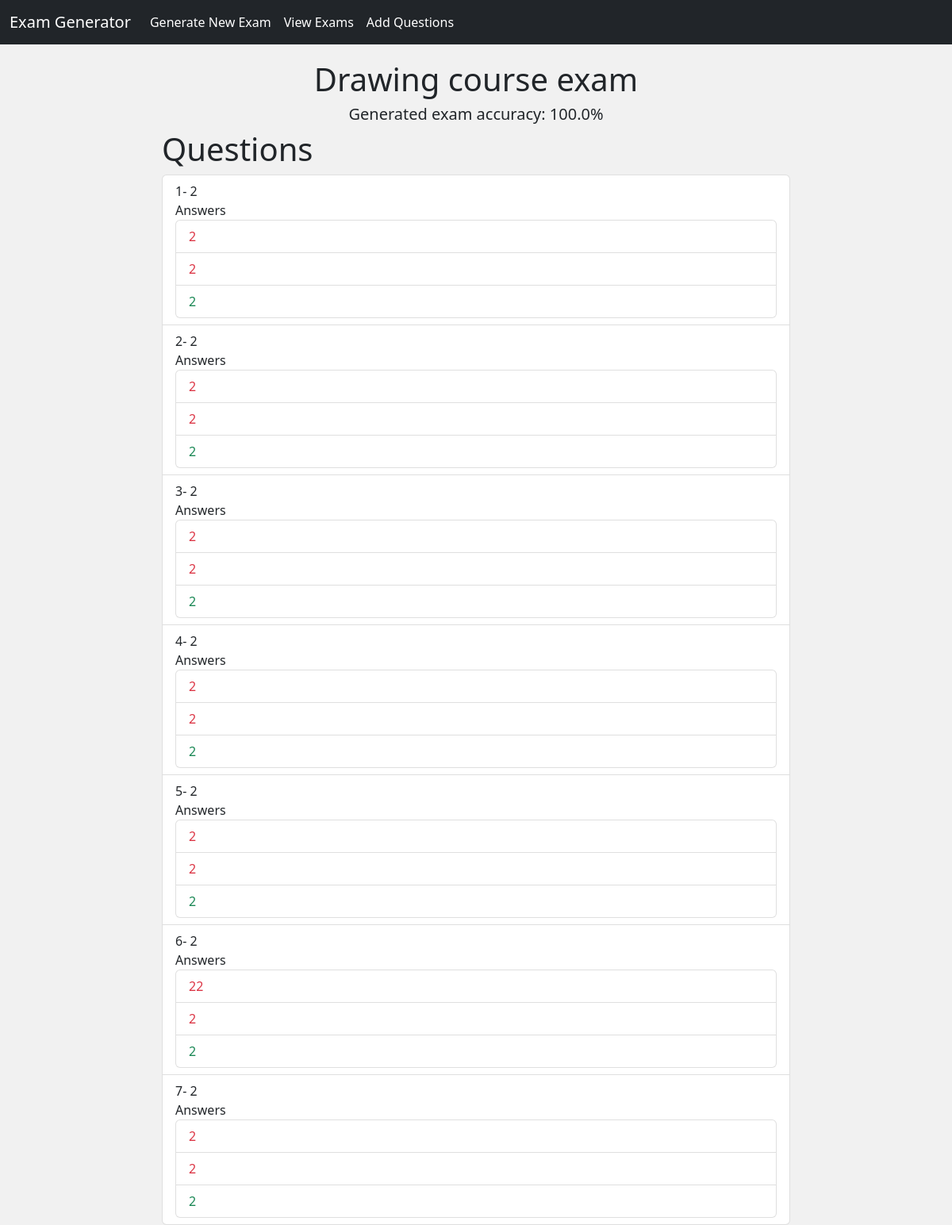
Page /exam_instance/2/ on the committed database.
### examAPI/models.py (models this page shows, shortened)
class Exam(models.Model):
    course = models.ForeignKey("Course", on_delete=models.CASCADE,related_name='exams')
    questions = models.ManyToManyField("Question",blank=True)
    accuracy = models.FloatField(default=100.00)

class Course(models.Model):
    name = models.CharField(max_length=50)
    teacher = models.ForeignKey("Teacher", on_delete=models.CASCADE,related_name='courses')
    def __str__(self):
        return self.name

class Question(models.Model):
    difficulty_choices = [
        ('difficult','difficult'),
        ('easy','easy')
    ]
    objective_choices = [
        ('reminding','reminding'),
        ('understanding','understanding'),
        ('creativity','creativity')
    ]
    chapter = models.ForeignKey("Chapter", on_delete=models.CASCADE,related_name='questions')
    difficulty = models.CharField(max_length=10,choices= difficulty_choices)
    objective = models.CharField(max_length=15,choices= objective_choices)
    content = models.CharField( max_length=250)
    wrongAnswer1 = models.CharField(max_length=250)
    wrongAnswer2 = models.CharField(max_length=250)
    rightAnswer = models.CharField(max_length=250)

### examAPI/views.py (the view)
# urls.py: path('exam_instance/<int:id>/',ExamDetailView,name='exam_instance'),
def ExamDetailView(request,id):
    if request.method == "GET":
        exam = Exam.objects.get(id=id)
        return render(request,'examAPI/exam_instance.html',{
            "exam":exam
        })
    if request.method == "POST":
        return

### examAPI/templates/examAPI/exam_instance.html (shortened to what this page needs)
{% extends 'examAPI/layout.html' %} {% block body %}
<div class="row">
	<div class="col-md-2"></div>
	<div class="col-md-8">
		<h1 style="text-align: center;">{{exam.course}} course exam</h1>
		<h5 style="text-align: center;">Generated exam accuracy: {{exam.accuracy}}%</h1>
		<h1>Questions</h1>
		<ul class="list-group">
			{% for question in exam.questions.all %}
			<li class="list-group-item">
				{{forloop.counter}}- {{question.content}}
				<br />
				Answers
				<ul class="list-group">
					<li class="list-group-item text-danger">{{question.wrongAnswer1}}</li>
					<li class="list-group-item text-danger">{{question.wrongAnswer2}}</li>
					<li class="list-group-item text-success">{{question.rightAnswer}}</li>
				</ul>
			</li>
			{% endfor %}
		</ul>
	</div>
	<div class="col-md-2"></div>
	{% endblock body %}

### examAPI/static/examAPI/css/style.css (style rules this page uses)
body { height: 100vh; width: 100vw; background: #f1f1f1; padding-bottom: 16px; }

### rows in the picture
Exam: course "Drawing", accuracy "100.0"
Question: content "2", wrongAnswer1 "2", wrongAnswer2 "2", rightAnswer "2"
Question: content "2", wrongAnswer1 "2", wrongAnswer2 "2", rightAnswer "2"
Question: content "2", wrongAnswer1 "2", wrongAnswer2 "2", rightAnswer "2"
Question: content "2", wrongAnswer1 "2", wrongAnswer2 "2", rightAnswer "2"
Question: content "2", wrongAnswer1 "2", wrongAnswer2 "2", rightAnswer "2"
Question: content "2", wrongAnswer1 "22", wrongAnswer2 "2", rightAnswer "2"
Question: content "2", wrongAnswer1 "2", wrongAnswer2 "2", rightAnswer "2"
